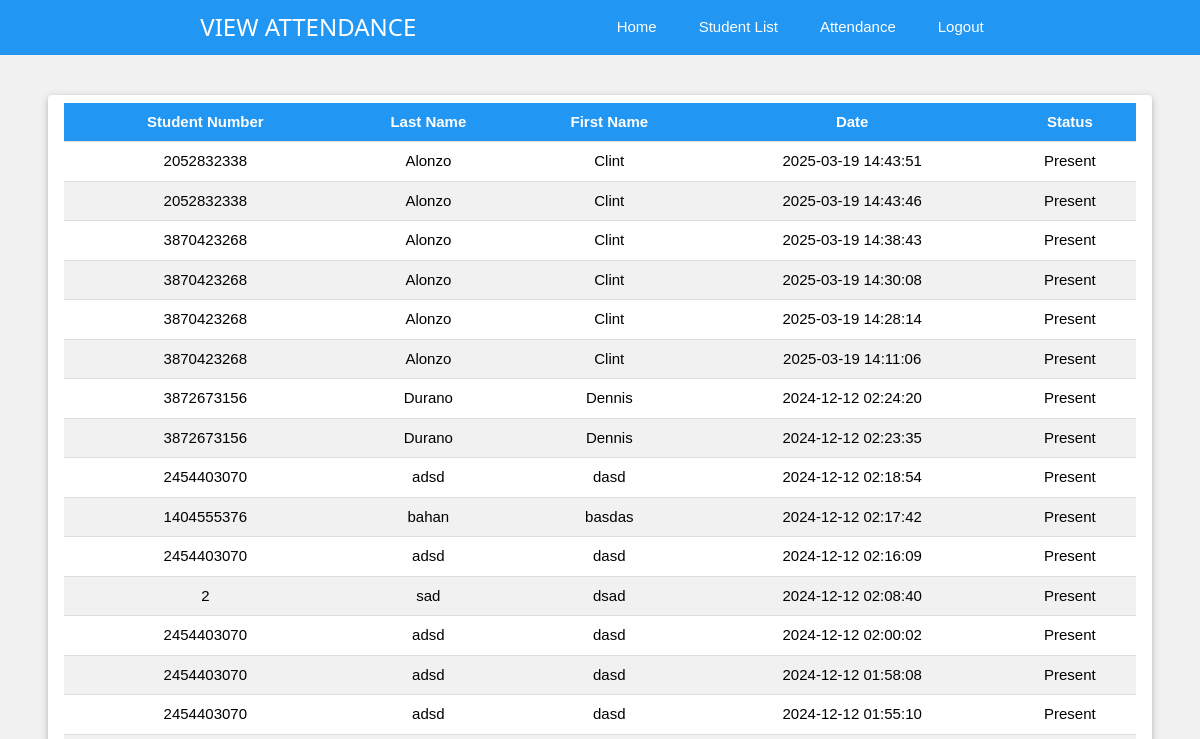
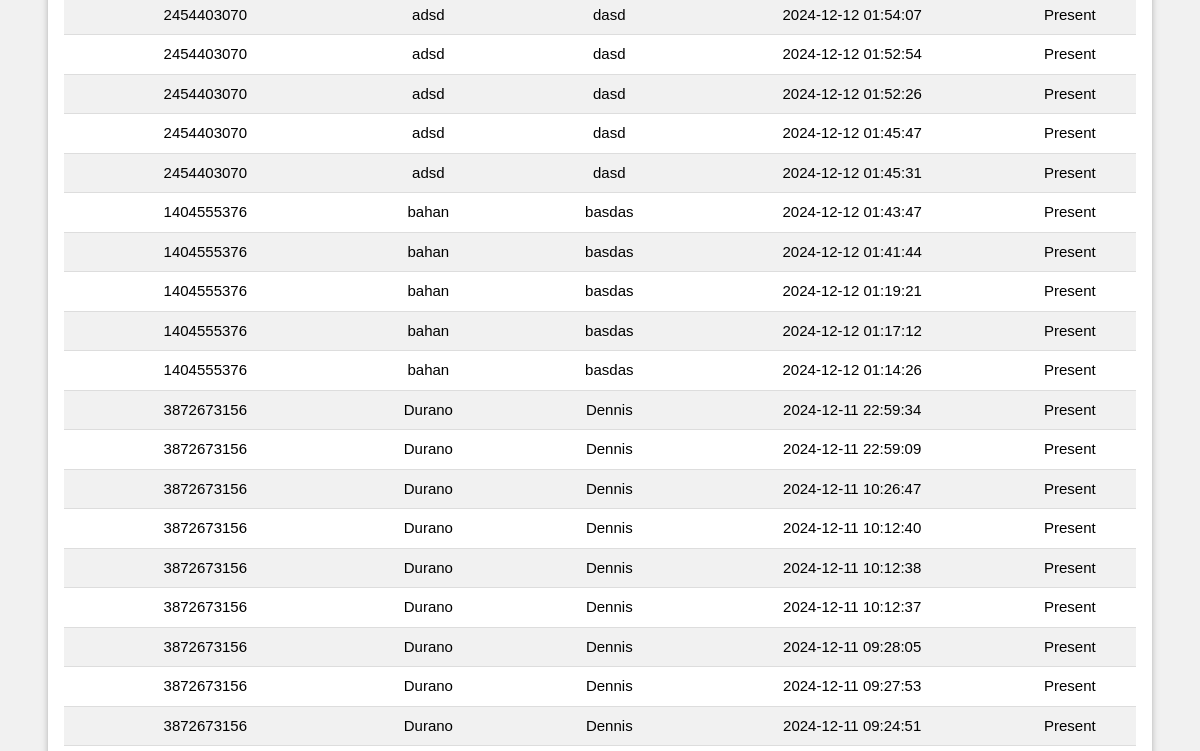
The page /attendance (upper part) on the database as committed earlier (2 pictures, top to bottom).
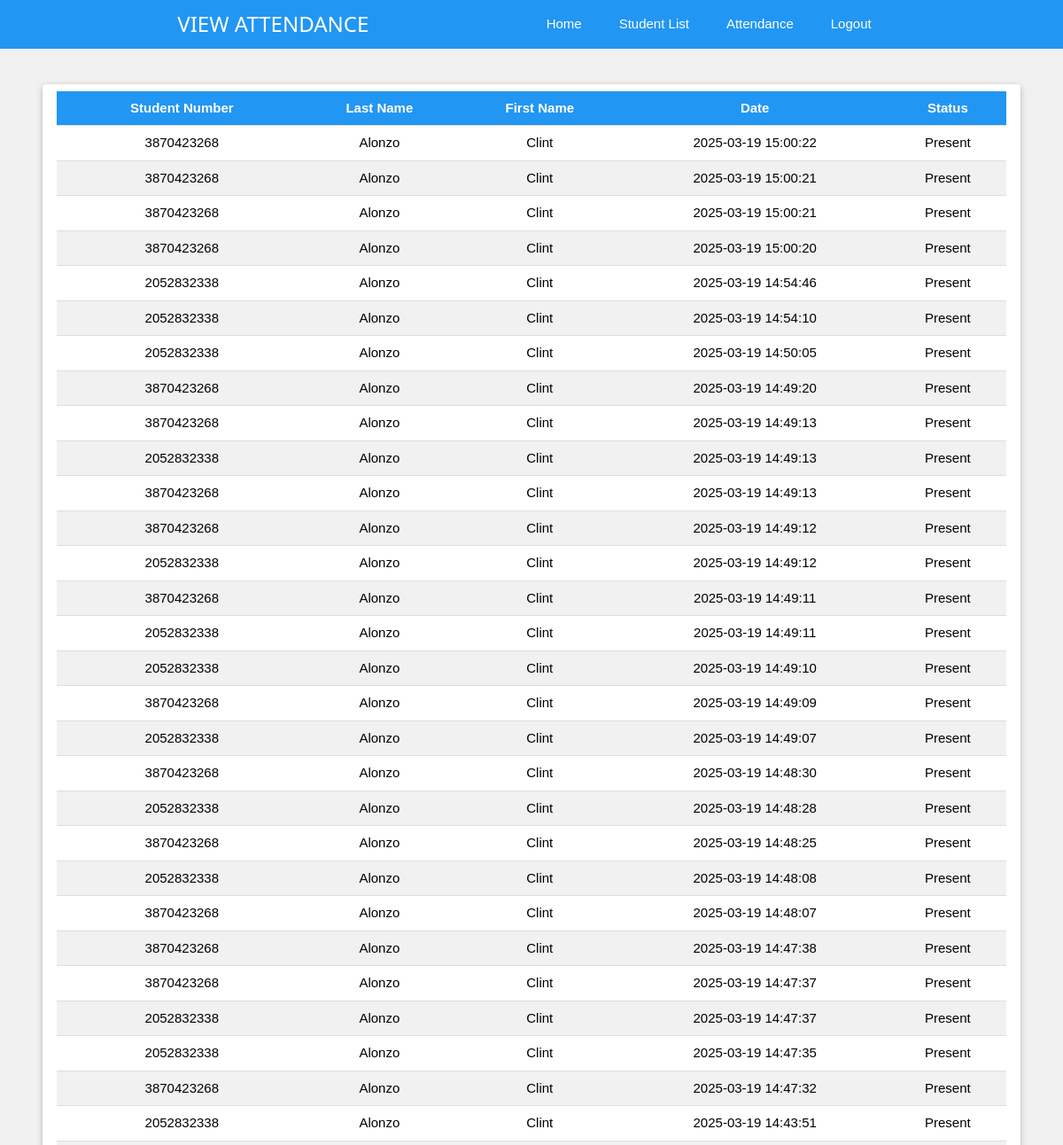
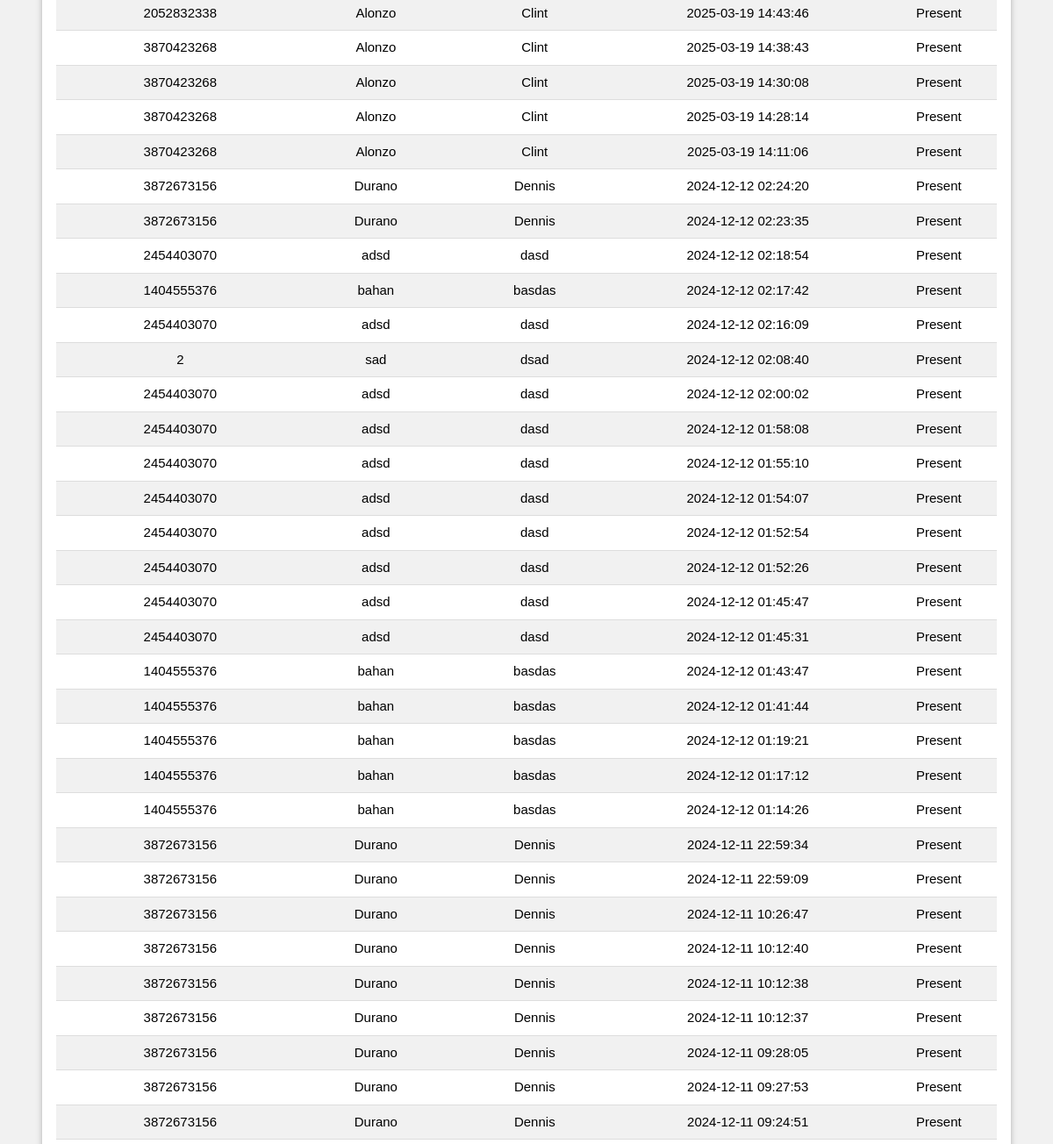
The same page on the database as committed later (2 pictures, top to bottom).
### tables this page shows
CREATE TABLE attendance (
    attendance_id INTEGER PRIMARY KEY,
    student_id INTEGER,
    date TIMESTAMP DEFAULT CURRENT_TIMESTAMP NOT NULL,
    status TEXT CHECK(status IN ('Present', 'Absent', 'Late')) NOT NULL,
    FOREIGN KEY (student_id) REFERENCES students (idno)
);

CREATE TABLE students (
    idno INTEGER PRIMARY KEY,
    firstname TEXT NOT NULL,
    lastname TEXT NOT NULL,
    course TEXT,
    level TEXT,
    image TEXT
);

### app.py (the view)
@app.route("/attendance")
def attendance() -> None:
    try:
        sql = """
        SELECT a.attendance_id, s.idno, s.lastname, s.firstname, a.date, a.status
        FROM attendance a
        JOIN students s ON a.student_id = s.idno
        ORDER BY a.date DESC
        """
        attendance_records = getprocess(sql)
        return render_template("attendance.html",pagetitle = "VIEW ATTENDANCE", attendance_records=attendance_records)
    except Exception as e:
        flash(f"An error occurred while retrieving attendance records: {e}")
        return render_template("attendance.html", pagetitle = "VIEW ATTENDANCE", attendance_records=attendance_records)

### app.py (called while the page is built)
def getprocess(sql: str, params: tuple = ()) -> list:
    with connect(database) as db:
        db.row_factory = Row
        cursor = db.cursor()
        cursor.execute(sql, params)
        data = cursor.fetchall()
    return data

### templates/attendance.html (shortened to what this page needs)
{% extends 'base.html'%}
{% block content %}
<div class="w3-container w3-margin-top">
<body class="w3-light-grey">
    <div class="w3-container w3-margin-top">
        <div class="w3-card w3-white w3-round w3-padding">
            <table class="w3-table w3-bordered w3-striped w3-hoverable w3-centered">
                <thead class="w3-blue">
                    <tr>
                        <th>Student Number</th>
                        <th>Last Name</th>
                        <th>First Name</th>
                        <th>Date</th>
                        <th>Status</th>
                    </tr>
                </thead>
                <tbody>
                    {% for record in attendance_records %}
                        <tr>
                            <td>{{ record.idno }}</td>
                            <td>{{ record.lastname }}</td>
                            <td>{{ record.firstname }}</td>
                            <td>{{ record.date }}</td>
                            <td>{{ record.status }}</td>
                        </tr>
                    {% endfor %}
                </tbody>
            </table>
        </div>
    </div>
</body>
</html>
{% endblock %}

Rows that differ between the two databases and show on the page:
added attendance: idno "3870423268", lastname "Alonzo", firstname "Clint", date "2025-03-19 15:00:22", status "Present"
added attendance: idno "3870423268", lastname "Alonzo", firstname "Clint", date "2025-03-19 15:00:21", status "Present"
added attendance: idno "3870423268", lastname "Alonzo", firstname "Clint", date "2025-03-19 15:00:21", status "Present"
added attendance: idno "3870423268", lastname "Alonzo", firstname "Clint", date "2025-03-19 15:00:20", status "Present"
added attendance: idno "2052832338", lastname "Alonzo", firstname "Clint", date "2025-03-19 14:54:46", status "Present"
added attendance: idno "2052832338", lastname "Alonzo", firstname "Clint", date "2025-03-19 14:54:10", status "Present"
added attendance: idno "2052832338", lastname "Alonzo", firstname "Clint", date "2025-03-19 14:50:05", status "Present"
added attendance: idno "3870423268", lastname "Alonzo", firstname "Clint", date "2025-03-19 14:49:20", status "Present"
added attendance: idno "3870423268", lastname "Alonzo", firstname "Clint", date "2025-03-19 14:49:13", status "Present"
added attendance: idno "2052832338", lastname "Alonzo", firstname "Clint", date "2025-03-19 14:49:13", status "Present"
added attendance: idno "3870423268", lastname "Alonzo", firstname "Clint", date "2025-03-19 14:49:13", status "Present"
added attendance: idno "3870423268", lastname "Alonzo", firstname "Clint", date "2025-03-19 14:49:12", status "Present"
added attendance: idno "2052832338", lastname "Alonzo", firstname "Clint", date "2025-03-19 14:49:12", status "Present"
added attendance: idno "3870423268", lastname "Alonzo", firstname "Clint", date "2025-03-19 14:49:11", status "Present"
added attendance: idno "2052832338", lastname "Alonzo", firstname "Clint", date "2025-03-19 14:49:11", status "Present"
added attendance: idno "2052832338", lastname "Alonzo", firstname "Clint", date "2025-03-19 14:49:10", status "Present"
added attendance: idno "3870423268", lastname "Alonzo", firstname "Clint", date "2025-03-19 14:49:09", status "Present"
added attendance: idno "2052832338", lastname "Alonzo", firstname "Clint", date "2025-03-19 14:49:07", status "Present"
added attendance: idno "3870423268", lastname "Alonzo", firstname "Clint", date "2025-03-19 14:48:30", status "Present"
added attendance: idno "2052832338", lastname "Alonzo", firstname "Clint", date "2025-03-19 14:48:28", status "Present"
added attendance: idno "3870423268", lastname "Alonzo", firstname "Clint", date "2025-03-19 14:48:25", status "Present"
added attendance: idno "2052832338", lastname "Alonzo", firstname "Clint", date "2025-03-19 14:48:08", status "Present"
added attendance: idno "3870423268", lastname "Alonzo", firstname "Clint", date "2025-03-19 14:48:07", status "Present"
added attendance: idno "3870423268", lastname "Alonzo", firstname "Clint", date "2025-03-19 14:47:38", status "Present"
added attendance: idno "3870423268", lastname "Alonzo", firstname "Clint", date "2025-03-19 14:47:37", status "Present"
added attendance: idno "2052832338", lastname "Alonzo", firstname "Clint", date "2025-03-19 14:47:37", status "Present"
added attendance: idno "2052832338", lastname "Alonzo", firstname "Clint", date "2025-03-19 14:47:35", status "Present"
added attendance: idno "3870423268", lastname "Alonzo", firstname "Clint", date "2025-03-19 14:47:32", status "Present"
